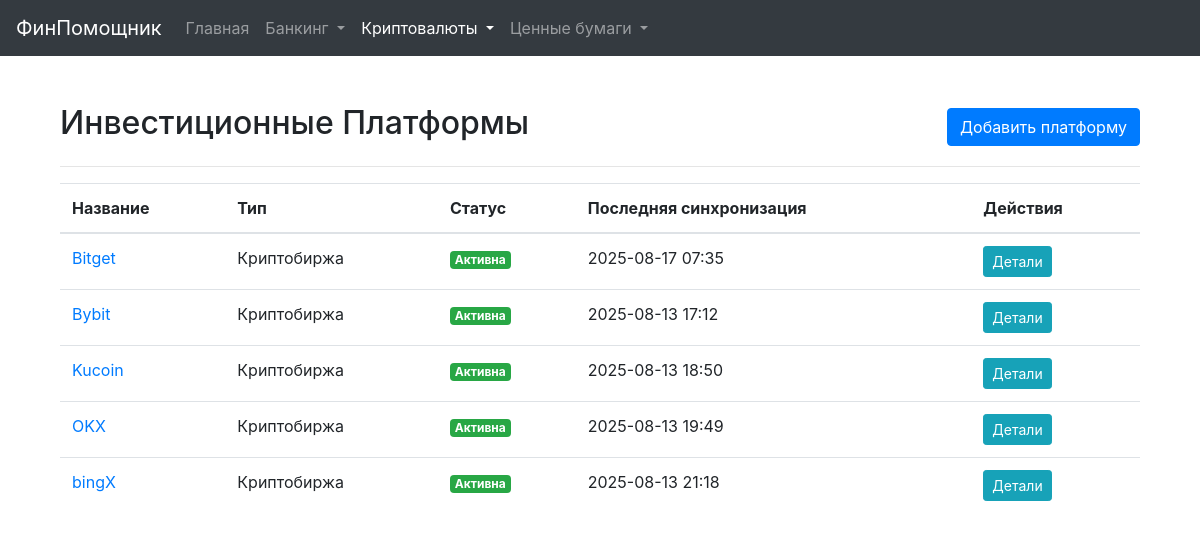
The app's page /platforms with its own data.
### models.py (models this page shows, shortened)
class InvestmentPlatform(db.Model):
    id = db.Column(db.Integer, primary_key=True)
    name = db.Column(db.String(128), nullable=False, unique=True)
    platform_type = db.Column(db.String(64), nullable=False)
    is_active = db.Column(db.Boolean, default=True, nullable=False)
    api_key = db.Column(db.String(256))
    api_secret_encrypted = db.Column(db.String(512))
    passphrase_encrypted = db.Column(db.String(512))
    other_credentials_json_encrypted = db.Column(db.Text)
    notes = db.Column(db.Text)
    last_sync_status = db.Column(db.String(128))
    last_synced_at = db.Column(db.DateTime)
    last_tx_synced_at = db.Column(db.DateTime) # Новая колонка для синхронизации транзакций
    manual_earn_balances_json = db.Column(db.Text, default='{}') # Новая колонка для ручных Earn балансов
    assets = db.relationship('InvestmentAsset', back_populates='platform', cascade="all, delete-orphan", lazy='dynamic')
    transactions = db.relationship('Transaction', back_populates='platform', cascade="all, delete-orphan", lazy='dynamic')
    @property
    def api_secret(self):
        return decrypt_data(self.api_secret_encrypted)
    @property
    def passphrase(self):
        return decrypt_data(self.passphrase_encrypted)
    @property
    def other_credentials_json(self):
        return decrypt_data(self.other_credentials_json_encrypted)
    @property
    def platform_type_display(self):
        types = {
            'crypto_exchange': 'Криптобиржа',
            'stock_broker': 'Брокер',
            'bank': 'Банк',
        }
        return types.get(self.platform_type, 'Другое')

### main_routes.py (the view)
@main_bp.route('/platforms')
def ui_investment_platforms():
    platforms = InvestmentPlatform.query.filter_by(platform_type='crypto_exchange').order_by(InvestmentPlatform.name).all()
    return render_template('investment_platforms.html', platforms=platforms)

### templates/investment_platforms.html (shortened to what this page needs)
{% extends "base.html" %}
{% block content %}
<div class="container mt-4">
    <div class="d-flex justify-content-between align-items-center mb-3">
        <h2>Инвестиционные Платформы</h2>
        <a href="{{ url_for('main.ui_add_investment_platform_form') }}" class="btn btn-primary">Добавить платформу</a>
    </div>
    <hr>
    {% if platforms %}
    <div class="table-responsive">
        <table class="table table-hover">
            <thead>
                <tr>
                    <th>Название</th>
                    <th>Тип</th>
                    <th>Статус</th>
                    <th>Последняя синхронизация</th>
                    <th>Действия</th>
                </tr>
            </thead>
            <tbody>
                {% for platform in platforms %}
                <tr>
                    <td><a href="{{ url_for('main.ui_investment_platform_detail', platform_id=platform.id) }}">{{ platform.name }}</a></td>
                    <td>
                        {{ platform.platform_type_display }}
                    </td>
                    <td>
                        {% if platform.is_active %}
                            <span class="badge badge-success">Активна</span>
                        {% else %}
                            <span class="badge badge-secondary">Неактивна</span>
                        {% endif %}
                    </td>
                    <td>{{ platform.last_synced_at.strftime('%Y-%m-%d %H:%M') if platform.last_synced_at else 'Никогда' }}</td>
                    <td>
                        <a href="{{ url_for('main.ui_investment_platform_detail', platform_id=platform.id) }}" class="btn btn-sm btn-info">Детали</a>
                    </td>
                </tr>
                {% endfor %}
            </tbody>
        </table>
    </div>
    {% else %}
    <div class="alert alert-info">
        <p>Вы еще не добавили ни одной инвестиционной платформы. <a href="{{ url_for('main.ui_add_investment_platform_form') }}">Добавить первую?</a></p>
    </div>
    {% endif %}
</div>
{% endblock %}

### templates/base.html (style rules this page uses)
body { padding-top: 5rem; }

### records on screen
InvestmentPlatform: name "Bitget", platform_type_display "Криптобиржа", is_active "Активна", last_synced_at "2025-08-17 07:35"
InvestmentPlatform: name "Bybit", platform_type_display "Криптобиржа", is_active "Активна", last_synced_at "2025-08-13 17:12"
InvestmentPlatform: name "Kucoin", platform_type_display "Криптобиржа", is_active "Активна", last_synced_at "2025-08-13 18:50"
InvestmentPlatform: name "OKX", platform_type_display "Криптобиржа", is_active "Активна", last_synced_at "2025-08-13 19:49"
InvestmentPlatform: name "bingX", platform_type_display "Криптобиржа", is_active "Активна", last_synced_at "2025-08-13 21:18"
